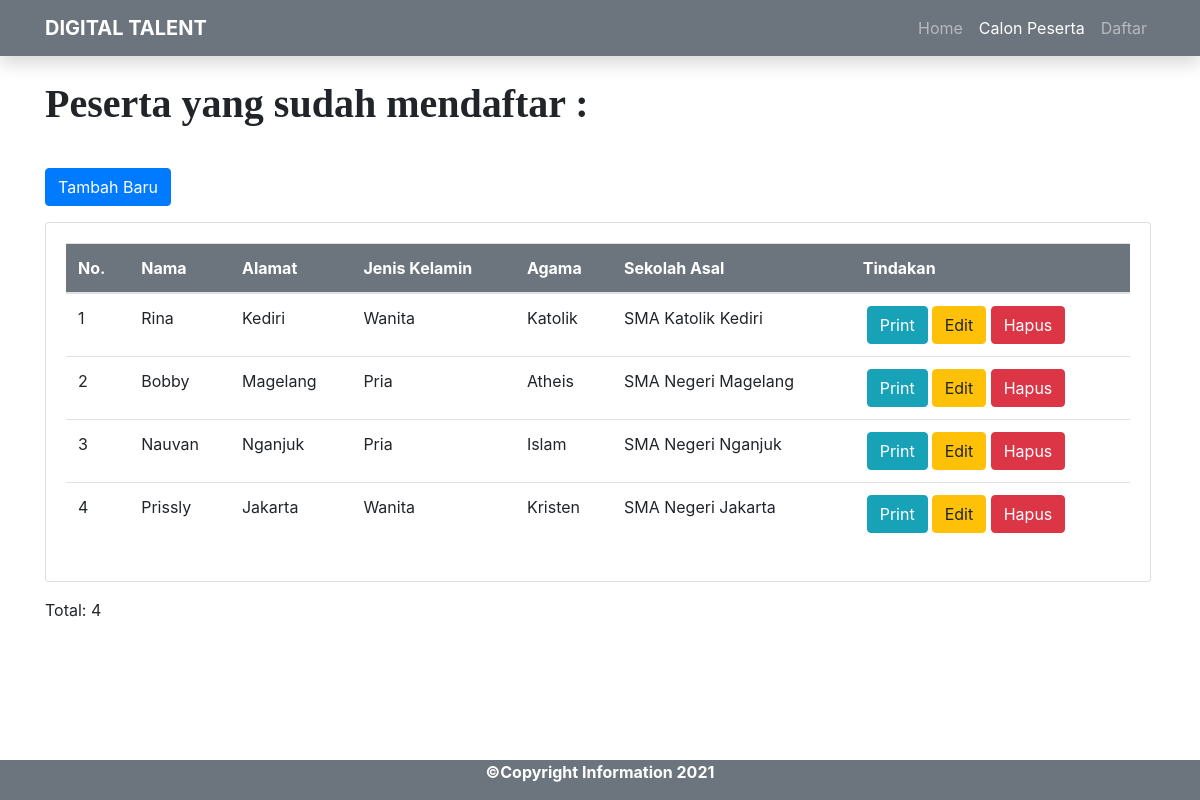
Page /list.php on the committed database.
### tables this page shows
CREATE TABLE `calon_peserta` (
  `id` int(11) NOT NULL,
  `nama` varchar(64) NOT NULL,
  `alamat` varchar(255) NOT NULL,
  `jenis_kelamin` varchar(20) NOT NULL,
  `agama` varchar(20) NOT NULL,
  `sekolah_asal` varchar(64) NOT NULL
);

### list.php (the view, shortened to what this page needs)
<?php include("koneksi.php"); ?>
<!DOCTYPE html>
<html lang="en">
<head>
    <link rel="stylesheet" href="css/bootstrap.css">
</head>
<body>
    <div class="row-xxl-4">
        <div class="col-xxl-4">
            <nav class="navbar navbar-expand-xl navbar-dark bg-secondary shadow fixed-top">
                <div class="container">
                    <a class="navbar-brand" style="font-weight: bold" href="index.php">DIGITAL TALENT</a>
                    <div class="collapse navbar-collapse justify-content-end" id="navbarNav">
                    <ul class="navbar-nav ms-auto">
                        <li class="nav-item">
                        <a class="nav-link " aria-current="page" href="index.php">Home</a>
                        </li>
                        <li class="nav-item">
                            <a class="nav-link active" href="#">Calon Peserta</a>
                        </li>
                        <li class="nav-item">
                            <a class="nav-link" aria-disabled="true" href="daftar.php" tabindex="-1">Daftar</a>
                        </li>
                    </ul>
                    </div>
                </div>
            </nav>
        </div>
    </div>
    <div class="container">
        <div class="row">
            <div class="col">
                <h1 style="margin-top: 5rem; margin-bottom: 1rem; font-family: Times New Roman"><strong>Peserta yang sudah mendaftar :</strong></h1>
                <br>
                <div class="mb-3">
                    <nav>
                        <a style="color: ; text-decoration: none; : none;" href="daftar.php?tambah-daftar-baru">
                            <button type="button" class="btn btn-primary">Tambah Baru</button>
                        </a>
                    </nav>
                </div>
                <div class="mb-3">
                <div class="card" style="width: 69.1rem;">
                    <div class="card-body">
                    <table class="table">
                        <thead>
                            <tr class="bg-secondary">
                                <th scope="col" style="color: white">No.</th>
                                <th scope="col" style="color: white">Nama</th>
                                <th scope="col" style="color: white">Alamat</th>
                                <th scope="col" style="color: white">Jenis Kelamin</th>
                                <th scope="col" style="color: white">Agama</th>
                                <th scope="col" style="color: white">Sekolah Asal</th>
                                <th scope="col" style="color: white" class="ml-1">Tindakan</th>
                            </tr>
                        </thead>
                        <tbody>
                            <?php
                                $sql = "SELECT * FROM calon_peserta";
                                $query = mysqli_query($db, $sql);
                                $nomor = 1;
                                while($siswa = mysqli_fetch_array($query)){
                                    echo "<tr>";
                                    echo "<td>" . $nomor . "</td>";
                                    echo "<td>" . $siswa['nama'] . "</td>";
                                    echo "<td>" . $siswa['alamat'] . "</td>";
                                    echo "<td>" . $siswa['jenis_kelamin'] . "</td>";
                                    echo "<td>" . $siswa['agama'] . "</td>";
                                    echo "<td>" . $siswa['sekolah_asal'] . "</td>";
                                    echo "<td>";
                                    echo "<a style='text-decoration: none;' href=' detail.php?id=" .$siswa['id']. " '><button type='button' class='btn btn-info ml-1'>Print</button></?a>";
                                    echo "<a style='text-decoration: none; : none;' href=' form-edit.php?id=" .$siswa['id']. " '><button type='button' class='btn btn-warning ml-1'>Edit</button></?a>";?>
                                    <a style="pointer-events:;" href="hapus.php?id=<?php echo $siswa['id']; ?>" onclick = "return confirm ('Apakah Anda Yakin Akan Menghapus Data Ini?')"><button type="button" class="btn btn-danger">Hapus</button></a>
                                    <?php echo "</td>";
                                    echo "</tr>";?><?php $nomor++;
                                }
                            ?>
                        </tbody>
                    </table>
                    </div>
                </div>
                </div>
                <div>
                    <p style="margin-bottom: 5rem">
                        Total: <?php echo mysqli_num_rows($query) ?>
                    </p>
                </div>
            </div>
        </div>
    </div>
    <footer class="bg-secondary text-white text-center fixed-bottom">
        <p><b>©Copyright Information 2021</b></p>
    </footer>
</body>
</html>

### rows in the picture
calon_peserta: nama "Rina", alamat "Kediri", jenis_kelamin "Wanita", agama "Katolik", sekolah_asal "SMA Katolik Kediri"
calon_peserta: nama "Bobby", alamat "Magelang", jenis_kelamin "Pria", agama "Atheis", sekolah_asal "SMA Negeri Magelang"
calon_peserta: nama "Nauvan", alamat "Nganjuk", jenis_kelamin "Pria", agama "Islam", sekolah_asal "SMA Negeri Nganjuk"
calon_peserta: nama "Prissly", alamat "Jakarta", jenis_kelamin "Wanita", agama "Kristen", sekolah_asal "SMA Negeri Jakarta"

### other values in the picture
mysqli_num_rows($query) "4"
